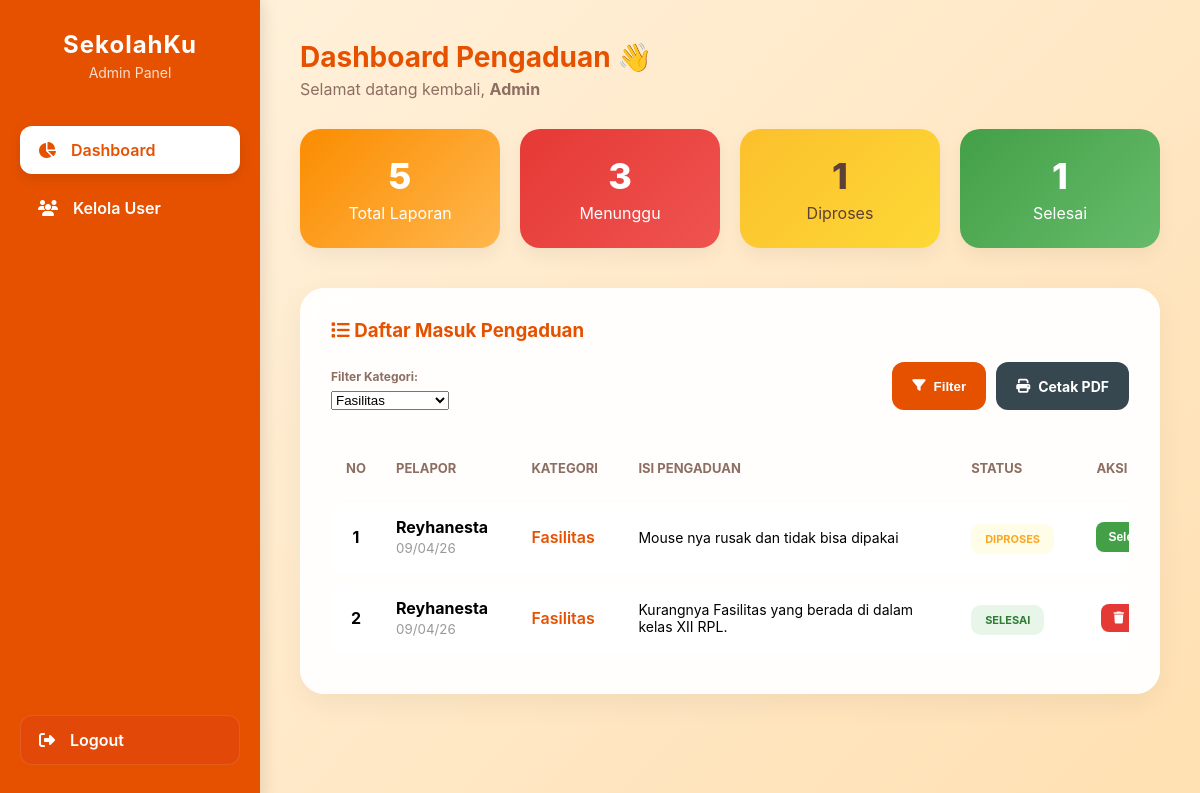
Page /admin.php?kategori=Fasilitas (signed in) on the committed database.
### tables this page shows
CREATE TABLE `pengaduan` (
  `id` int NOT NULL,
  `user_id` int DEFAULT NULL,
  `kategori` varchar(50) DEFAULT NULL,
  `isi` text,
  `bukti` varchar(255) DEFAULT NULL,
  `tanggal` datetime DEFAULT CURRENT_TIMESTAMP,
  `status` enum('menunggu','diproses','selesai') DEFAULT 'menunggu',
  `feedback` text
);

CREATE TABLE `users` (
  `id` int NOT NULL,
  `nama` varchar(100) DEFAULT NULL,
  `role` enum('siswa','admin') DEFAULT 'siswa',
  `username` varchar(50) DEFAULT NULL,
  `password` varchar(100) DEFAULT NULL
);

### admin.php (the view, shortened to what this page needs)
<?php
include 'koneksi.php';
$total = mysqli_fetch_assoc(mysqli_query($conn, "SELECT COUNT(*) as total FROM pengaduan"));
$menunggu = mysqli_fetch_assoc(mysqli_query($conn, "SELECT COUNT(*) as total FROM pengaduan WHERE status='menunggu'"));
$diproses = mysqli_fetch_assoc(mysqli_query($conn, "SELECT COUNT(*) as total FROM pengaduan WHERE status='diproses'"));
$selesai = mysqli_fetch_assoc(mysqli_query($conn, "SELECT COUNT(*) as total FROM pengaduan WHERE status='selesai'"));
$kategori = $_GET['kategori'] ?? '';
$where_clause = "";
if($kategori != '') {
    $where_clause = " WHERE p.kategori='" . mysqli_real_escape_string($conn, $kategori) . "'";
}
$query = mysqli_query($conn, "
    SELECT p.*, u.nama FROM pengaduan p
    JOIN users u ON u.id = p.user_id
    $where_clause
    ORDER BY p.id DESC
");
?>
<!DOCTYPE html>
<html lang="id">
<head>
    <link rel="stylesheet" href="https://cdnjs.cloudflare.com/ajax/libs/font-awesome/6.4.0/css/all.min.css">
</head>
<body>
<div class="sidebar" id="sidebar">
    <div class="sidebar-header">
        <h2>SekolahKu</h2>
        <p>Admin Panel</p>
    </div>
    <a href="admin.php" class="active"><i class="fas fa-chart-pie"></i> <span>Dashboard</span></a>
    <a href="users.php"><i class="fas fa-users"></i> <span>Kelola User</span></a>
    <a href="logout.php" class="logout"><i class="fas fa-sign-out-alt"></i> <span>Logout</span></a>
</div>
<div class="main">
    <div class="welcome-text">
        <h2>Dashboard Pengaduan 👋</h2>
        <p>Selamat datang kembali, <strong><?= htmlspecialchars($_SESSION['nama']); ?></strong></p>
    </div>
    <div class="dashboard-stats">
        <div class="card-box total"><span><?= $total['total']; ?></span> Total Laporan </div>
        <div class="card-box menunggu"><span><?= $menunggu['total']; ?></span> Menunggu </div>
        <div class="card-box diproses"><span><?= $diproses['total']; ?></span> Diproses </div>
        <div class="card-box selesai"><span><?= $selesai['total']; ?></span> Selesai </div>
    </div>
    <div class="card">
        <h3 style="color: var(--primary-dark); margin: 0 0 20px 0;">
            <i class="fas fa-list"></i> Daftar Masuk Pengaduan
        </h3>
        <form method="GET" class="filter-box">
            <div class="form-group">
                <label style="font-size: 12px; font-weight: bold; color: #8d6e63; display:block; margin-bottom:5px;">Filter Kategori:</label>
                <select name="kategori" class="form-modern">
                    <option <?= $kategori=='Fasilitas'?'selected':'' ?>>Fasilitas</option>
                </select>
            </div>
            <div class="button-group">
                <button type="submit" class="btn-filter">
                    <i class="fas fa-filter"></i> Filter
                </button>
                <a href="cetak.php?kategori=<?= $kategori ?>" target="_blank" class="btn-cetak">
                    <i class="fas fa-print"></i> Cetak PDF
                </a>
            </div>
        </form>
        <div class="table-container">
            <table>
                <thead>
                    <tr>
                        <th width="50">No</th>
                        <th>Pelapor</th>
                        <th>Kategori</th>
                        <th>Isi Pengaduan</th>
                        <th>Status</th>
                        <th>Aksi</th>
                    </tr>
                </thead>
                <tbody>
                    <?php
                    $no = 1;
                    while($d = mysqli_fetch_array($query)){
                        $s = $d['status'];
                        $class = ($s == 'menunggu') ? 'menunggu-badge' : (($s == 'diproses') ? 'diproses-badge' : 'selesai-badge');
                    ?>
                    <tr>
                        <td align="center"><strong><?= $no++; ?></strong></td>
                        <td>
                            <strong><?= htmlspecialchars($d['nama']); ?></strong><br>
                            <small style="color: #999;"><?= date('d/m/y', strtotime($d['tanggal'])); ?></small>
                        </td>
                        <td><span style="font-weight: 600; color: var(--primary-dark);"><?= $d['kategori']; ?></span></td>
                        <td style="font-size: 14px; max-width: 300px;"><?= nl2br(htmlspecialchars($d['isi'])); ?></td>
                        <td><span class="badge <?= $class ?>"><?= $s ?></span></td>
                        <td>
                            <div style="display: flex; gap: 5px;">
                                <form action="update_status.php" method="POST" style="display:inline;">
                                    <?php if($d['status']=='menunggu'){ ?>
                                        <button type="submit" name="status" value="diproses" class="btn-action btn-proses">Proses</button>
                                    <?php } elseif($d['status']=='diproses'){ ?>
                                        <button type="submit" name="status" value="selesai" class="btn-action btn-selesai">Selesai</button>
                                    <?php } ?>
                                </form>
                                <a href="hapus.php?id=<?= $d['id']; ?>" class="btn-action btn-hapus" onclick="return confirm('Hapus?')"><i class="fas fa-trash"></i></a>
                            </div>
                        </td>
                    </tr>
                    <?php } ?>
                </tbody>
            </table>
        </div>
    </div>
</div>
</body>
</html>

### admin.php (style rules this page uses)
:root { --primary: #ff7043; --primary-dark: #e65100; --secondary: #fb8c00; --success: #43a047; --danger: #e53935; --warning: #fbc02d; --dark-blue: #37474f; --bg: #fff3e0; --sidebar-width: 260px; }
* { box-sizing: border-box; scroll-behavior: smooth; }
body { margin: 0; font-family: 'Inter', 'Segoe UI', Arial, sans-serif; background: linear-gradient(135deg, #fff3e0 0%, #ffe0b2 100%); background-attachment: fixed; min-height: 100vh; }
.sidebar { width: var(--sidebar-width); height: 100vh; position: fixed; background: var(--primary-dark); padding: 30px 20px; color: white; display: flex; flex-direction: column; box-shadow: 4px 0 15px rgba(0,0,0,0.1); z-index: 1000; transition: 0.3s; }
.sidebar-header { margin-bottom: 40px; text-align: center; }
.sidebar-header h2 { margin: 0; font-size: 24px; color: #fff; letter-spacing: 1px; }
.sidebar-header p { margin: 5px 0 0; opacity: 0.8; font-size: 14px; }
.sidebar a { display: flex; align-items: center; color: white; padding: 14px 18px; margin: 5px 0; text-decoration: none; border-radius: 12px; transition: all 0.3s ease; font-weight: 600; gap: 15px; }
.sidebar a.active { background: white; color: var(--primary-dark); box-shadow: 0 4px 12px rgba(0,0,0,0.1); }
.sidebar a.logout { margin-top: auto; background: rgba(211, 47, 47, 0.2); border: 1px solid rgba(255,255,255,0.1); }
.main { margin-left: var(--sidebar-width); padding: 40px; transition: 0.3s; }
.welcome-text h2 { color: var(--primary-dark); margin: 0; font-size: 28px; }
.welcome-text p { color: #8d6e63; margin: 5px 0 30px; }
.dashboard-stats { display: grid; grid-template-columns: repeat(auto-fit, minmax(200px, 1fr)); gap: 20px; margin-bottom: 40px; }
.card-box { padding: 25px; border-radius: 20px; color: white; text-align: center; transition: 0.3s; box-shadow: 0 8px 20px rgba(0,0,0,0.05); }
.card-box span { font-size: 36px; font-weight: 800; display: block; margin-bottom: 5px; }
.total { background: linear-gradient(135deg, #fb8c00, #ffb74d); }
.menunggu { background: linear-gradient(135deg, #e53935, #ef5350); }
.diproses { background: linear-gradient(135deg, #fbc02d, #fdd835); color: #5d4037; }
.selesai { background: linear-gradient(135deg, #43a047, #66bb6a); }
.card { background: rgba(255, 255, 255, 0.95); backdrop-filter: blur(10px); padding: 30px; border-radius: 24px; margin-bottom: 30px; border: 1px solid white; box-shadow: 0 10px 30px rgba(0,0,0,0.05); }
.filter-box { display: flex; gap: 15px; margin-bottom: 25px; align-items: flex-end; flex-wrap: wrap; }
.form-group { flex-grow: 1; min-width: 200px; }
.button-group { display: flex; gap: 10px; }
.btn-filter { background: var(--primary-dark); padding: 12px 20px; border-radius: 12px; border: none; color: white; font-weight: bold; cursor: pointer; transition: 0.3s; height: 48px; display: flex; align-items: center; gap: 8px; }
.btn-cetak { background: var(--dark-blue); padding: 12px 20px; border-radius: 12px; border: none; color: white; font-weight: bold; cursor: pointer; transition: 0.3s; text-decoration: none; height: 48px; display: flex; align-items: center; gap: 8px; font-size: 14px; }
.table-container { overflow-x: auto; }
table { width: 100%; border-collapse: separate; border-spacing: 0 10px; min-width: 900px; }
th { padding: 15px; text-align: left; color: #8d6e63; font-size: 13px; text-transform: uppercase; }
td { padding: 15px; background: white; vertical-align: middle; border-top: 1px solid #fcfcfc; }
tr td:first-child { border-radius: 15px 0 0 15px; }
tr td:last-child { border-radius: 0 15px 15px 0; }
.badge { padding: 8px 14px; border-radius: 10px; font-size: 11px; font-weight: 700; text-transform: uppercase; }
.diproses-badge { background: #fffde7; color: #f9a825; }
.selesai-badge { background: #e8f5e9; color: #2e7d32; }
.btn-action { padding: 8px 12px; border-radius: 8px; border: none; color: white; font-weight: bold; cursor: pointer; font-size: 12px; transition: 0.2s; text-decoration: none; display: inline-flex; align-items: center; gap: 5px; }
.btn-selesai { background: var(--success); }
.btn-hapus { background: var(--danger); }

### rows in the picture
pengaduan: user.nama "Reyhanesta", tanggal "09/04/26", kategori "Fasilitas", isi "Mouse nya rusak dan tidak bisa dipakai", status "DIPROSES", shows "Selesai"
pengaduan: user.nama "Reyhanesta", tanggal "09/04/26", kategori "Fasilitas", isi "Kurangnya Fasilitas yang berada di dalam kelas XII RPL.", status "SELESAI"

### other values in the picture
$_SESSION['nama'] "Admin"
$total['total'] "5"
$menunggu['total'] "3"
$diproses['total'] "1"
$selesai['total'] "1"
